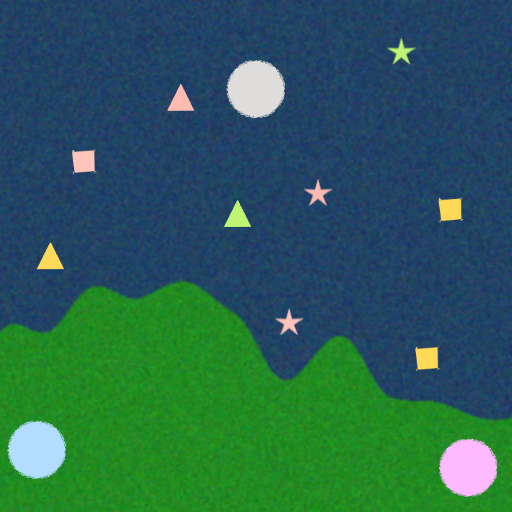
#> input picture Task/CODE/task_images/8.png, 512 x 512 px
$ python io_8.py
#> lines starting #> are read from the running program, lines starting #| are printed output that depends on the picture; after the words box and inside, x2 and y2 are one past the last pixel; in counts of white or black regions, pixels touching at a corner belong together
import cv2
import numpy as np
import matplotlib.pyplot as plt

img = cv2.imread('task_images/8.png',cv2.IMREAD_COLOR)
#> img is the input picture: shape (512, 512, 3); mean B, G, R 84.6, 94.7, 41.2

hsv = cv2.cvtColor(img, cv2.COLOR_BGR2HSV)
#> hsv: shape (512, 512, 3); mean H, S, V 89.7, 174.5, 118

color1 =[255,0,0]   #BLUE for water
color2 =[0,255,255]   #YELLOW for land]
alpha = 0.45

overlay1 = img.copy()
overlay2 = img.copy()

# Ocean (dark blue background)
lower_ocean = np.array([95, 60, 30])
upper_ocean = np.array([130, 255, 200])
mask_ocean = cv2.inRange(hsv, lower_ocean, upper_ocean)  # [12][3]
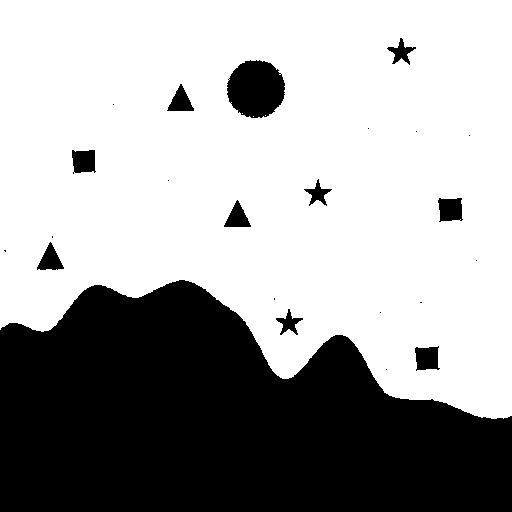
#> mask_ocean: shape (512, 512); 64.7% white; 23 black regions (12 under 20 px), largest, box (x1, y1, x2, y2) and area: (0, 280, 512, 512) 86424, (227, 60, 285, 118) 2614, (438, 198, 463, 222) 495

# Land (green coast)
lower_land = np.array([35, 40, 40])
upper_land = np.array([85, 255, 255])
mask_land = cv2.inRange(hsv, lower_land, upper_land)
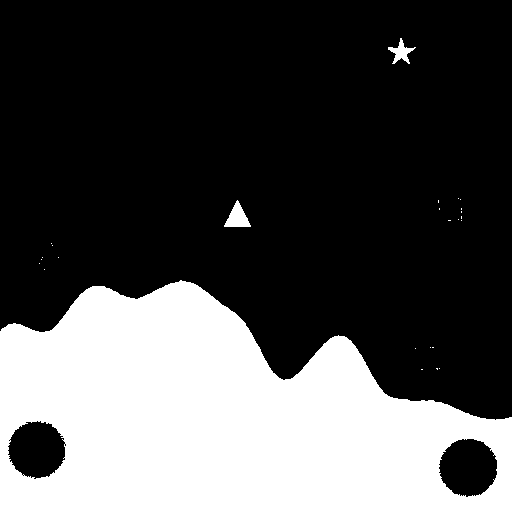
#> mask_land: shape (512, 512); 31.2% white; 26 white regions (23 under 20 px), largest, box (x1, y1, x2, y2) and area: (0, 280, 512, 512) 81009, (224, 200, 251, 227) 391, (388, 38, 416, 64) 276

# 5) Paint where masks are 255, then blend with original
overlay = img.copy()
overlay[mask_ocean == 255] = color1
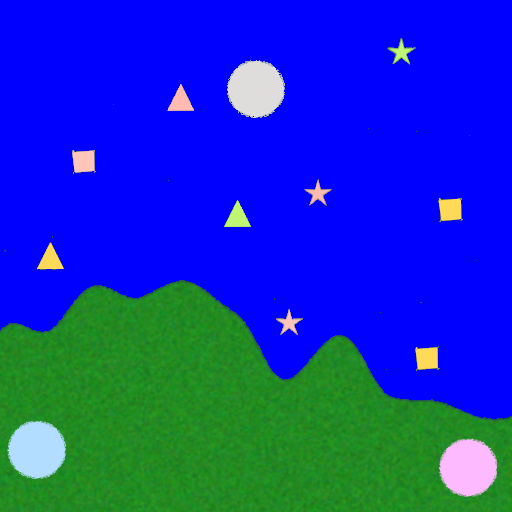
#> overlay: shape (512, 512, 3); mean B, G, R 184.6, 51.6, 19.8
blend = cv2.addWeighted(overlay, alpha, img, 1 - alpha, 0.0)
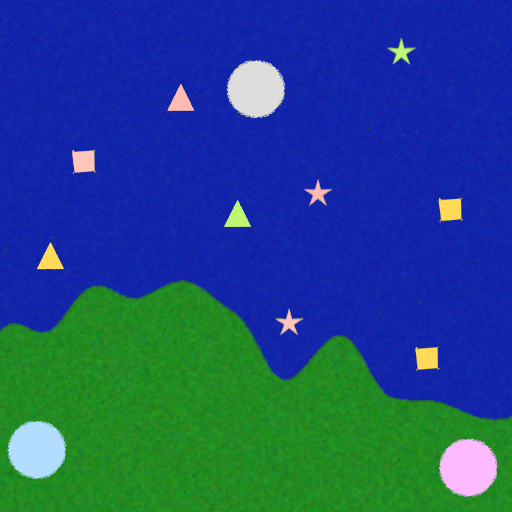
#> blend: shape (512, 512, 3); mean B, G, R 129.5, 75.3, 31.6

overlay2 = blend.copy()
overlay2[mask_land == 255]  = color2
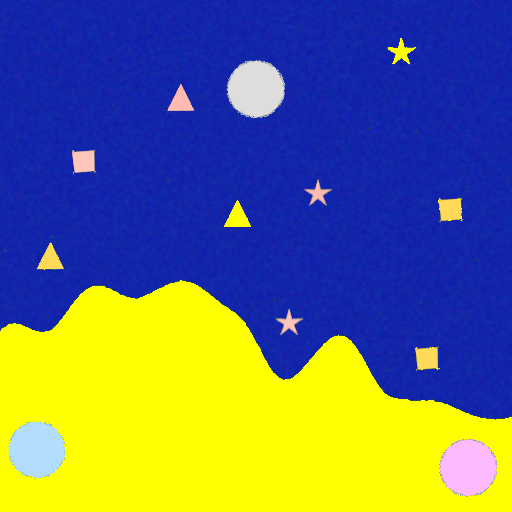
#> overlay2: shape (512, 512, 3); mean B, G, R 118.5, 111.4, 100.1
final_vis = cv2.addWeighted(overlay2, alpha, blend, 1 - alpha, 0.0)
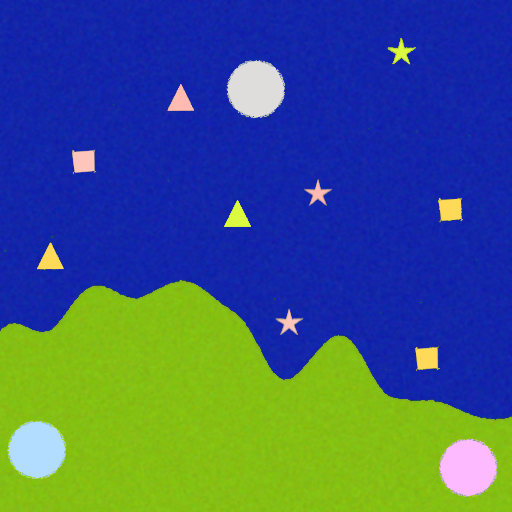
#> final_vis: shape (512, 512, 3); mean B, G, R 124.6, 91.5, 62.4

# 6) Save or show
cv2.imwrite("segmented8.png", final_vis)
cv2.imshow("overlay", final_vis);
cv2.imshow("original", img);
cv2.waitKey(0); cv2.destroyAllWindows()

$ run again, with Task/CODE/task_images/9.png copied over Task/CODE/task_images/8.png
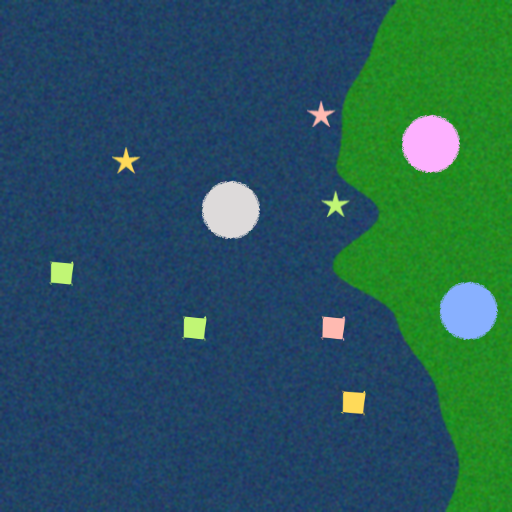
#> input picture Task/CODE/task_images/9.png, 512 x 512 px
#> img is the input picture: shape (512, 512, 3); mean B, G, R 90.2, 87.6, 40
#> hsv: shape (512, 512, 3); mean H, S, V 93.9, 173.2, 114.3
#> `mask_ocean = cv2.inRange(hsv, lower_ocean, upper_ocean)`:
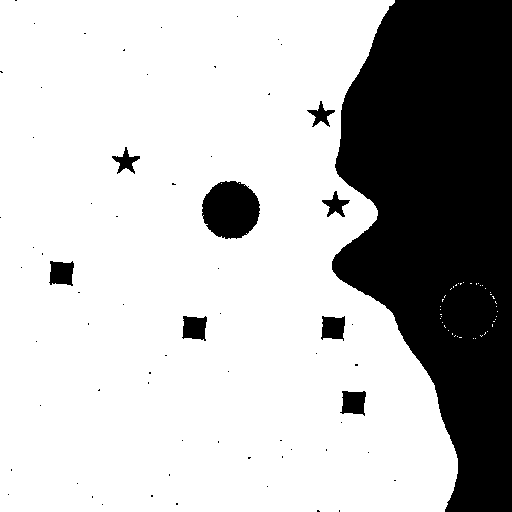
#> mask_ocean: shape (512, 512); 73.6% white; 67 black regions (58 under 20 px), largest, box (x1, y1, x2, y2) and area: (332, 0, 512, 512) 63756, (202, 181, 260, 239) 2613, (49, 261, 74, 286) 498
#> mask_land: shape (512, 512); 22.8% white; 31 white regions (27 under 20 px), largest, box (x1, y1, x2, y2) and area: (332, 0, 512, 512) 58387, (182, 316, 207, 341) 477, (50, 261, 74, 286) 476, (322, 191, 349, 217) 276
#> `final_vis = cv2.addWeighted(overlay2, alpha, blend, 1 - alpha, 0.0)`:
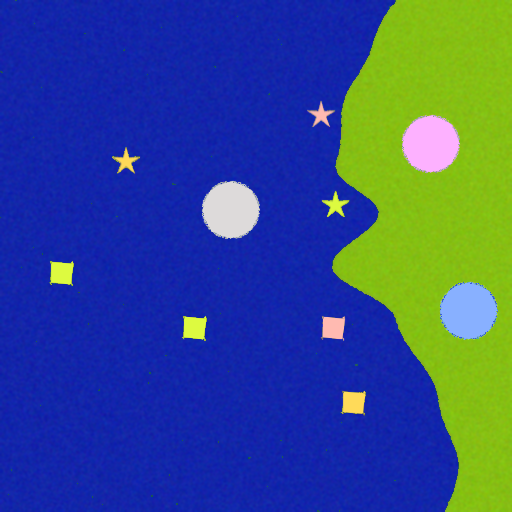
#> final_vis: shape (512, 512, 3); mean B, G, R 137.5, 77.3, 51.4
